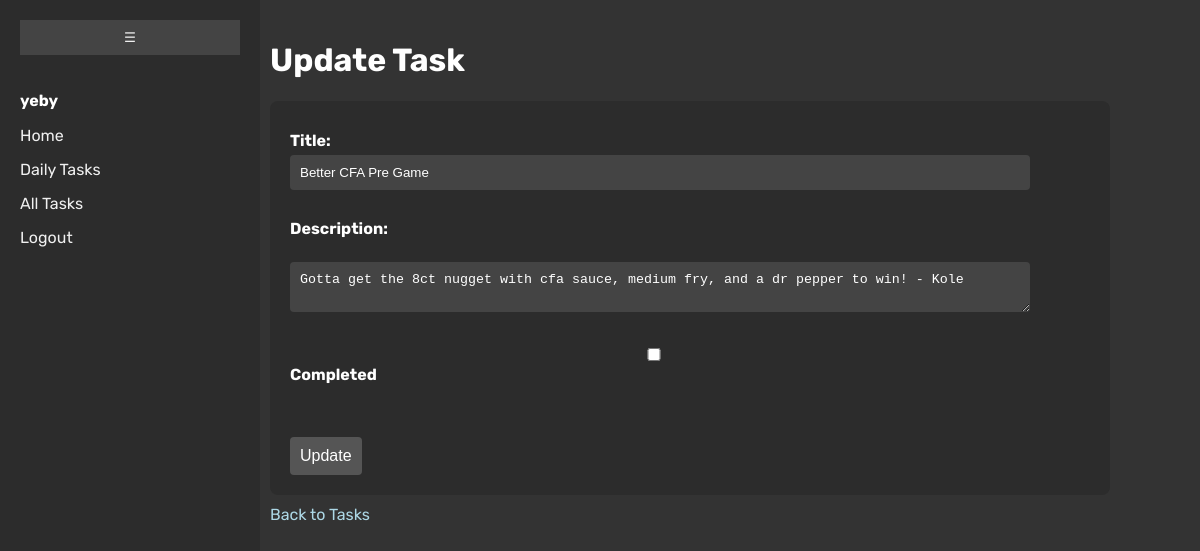
The app's page /tasks/8/update/ (signed in) with its own data.
### tasks/models.py (models this page shows, shortened)
class Task(models.Model):
    user = models.ForeignKey(User, on_delete=models.CASCADE)
    title = models.CharField(max_length=255)
    description = models.TextField(blank=True)
    created_at = models.DateTimeField(auto_now_add=True)
    completed = models.BooleanField(default=False)
    is_daily = models.BooleanField(default=False)
    completed_at = models.DateTimeField(null=True, blank=True)

### tasks/views.py (the view, shortened to what this page needs)
# urls.py: path('<int:task_id>/update/', views.task_update, name='task_update'),
@login_required
def task_update(request, task_id):
    task = get_object_or_404(Task, id=task_id, user=request.user)
    return render(request, 'tasks/task_update.html', {'task': task})

### templates/tasks/task_update.html (shortened to what this page needs)
{% load static %}
<!DOCTYPE html>
<html>
    <head>
        <link rel="stylesheet" type="text/css" href="{% static 'css/style.css' %}">
        <link rel="stylesheet" type="text/css" href="{% static 'css/forms.css' %}">
    </head>
    <body>
        {% include 'partials/navbar.html' %}
        <div class="content">
            <h1>Update Task</h1>
            <form method="POST" class="task-form">
                <label>Title:</label>
                <input type="text" name="title" value="{{ task.title }}" required><br><br>
                <label>Description:</label><br>
                <textarea name="description">{{ task.description }}</textarea><br><br>
                <label>
                    <input type="checkbox" name="completed" {% if task.completed %}checked{% endif %}>
                    Completed
                </label><br><br>
                <button type="submit">Update</button>
            </form>
            <a href="{% url 'task_list' %}">Back to Tasks</a>
        </div>
    </body>
</html>

### templates/partials/navbar.html (shortened to what this page needs)
{% load static %}
<div class="sidebar" id="sidebar">
  <button class="toggle-btn" id="toggleBtn">☰</button>
  {% if user.is_authenticated %}
    <p style="color: #fff; font-weight: bold;">{{ user.username }}</p>
    <a href="{% url 'home' %}"><span class="link-text">Home</span></a>
    <a href="{% url 'daily_tasks' %}"><span class="link-text">Daily Tasks</span></a>
    <a href="{% url 'task_list' %}"><span class="link-text">All Tasks</span></a>
    <a href="{% url 'logout' %}"><span class="link-text">Logout</span></a>
  {% else %}
    <a href="{% url 'home' %}"><span class="link-text">Home</span></a>
    <a href="{% url 'login' %}"><span class="link-text">Login</span></a>
    <a href="{% url 'signup' %}"><span class="link-text">Sign Up</span></a>
  {% endif %}
</div>

### static/css/style.css (style rules this page uses)
html, body { background-color: #2c2c2c; margin: 0; padding: 0; font-family: 'Rubik', sans-serif; }
.content { margin-left: 250px; padding: 20px; background-color: #333; min-height: 100vh; color: #fff; transition: margin-left 0.3s; }

### static/css/forms.css (style rules this page uses)
html, body { margin: 0; padding: 0; font-family: 'Rubik', sans-serif; }
.content { margin-left: 250px; padding: 20px; background-color: #333; min-height: 100vh; color: #fff; transition: margin-left 0.3s; }
.task-form { width: 100%; max-width: 800px; padding: 20px; background-color: #2c2c2c; border-radius: 8px; color: white; }
.task-form label { display: block; margin: 10px 0 5px; font-weight: bold; }
.task-form input, .task-form textarea { width: 90%; padding: 10px; border: none; border-radius: 4px; background-color: #444; color: white; resize: vertical; }
.task-form button { margin-top: 10px; padding: 10px; background-color: #555; color: white; border: none; border-radius: 4px; cursor: pointer; font-size: 16px; }
.content a { display: inline-block; margin-top: 10px; color: lightblue; text-decoration: none; }

### templates/partials/navbar.html (style rules this page uses)
.sidebar { width: 220px; height: 100vh; background-color: #2c2c2c; padding: 20px; position: fixed; top: 0; left: 0; transition: width 0.3s, padding 0.3s; overflow: hidden; font-family: 'Rubik', sans-serif; }
.sidebar p, .sidebar a { transition: opacity 0.3s, visibility 0.3s; }
.sidebar a { display: block; color: #f0f0f0; text-decoration: none; margin: 15px 0; }
.toggle-btn { background-color: #444; border: none; color: #f0f0f0; padding: 10px; cursor: pointer; width: 100%; text-align: center; margin-bottom: 20px; }

### records on screen
Task: title "Better CFA Pre Game", description "Gotta get the 8ct nugget with cfa sauce, medium fry, and a dr pepper to win! - Kole"

### other values on screen
{{ user.username }} "yeby"
